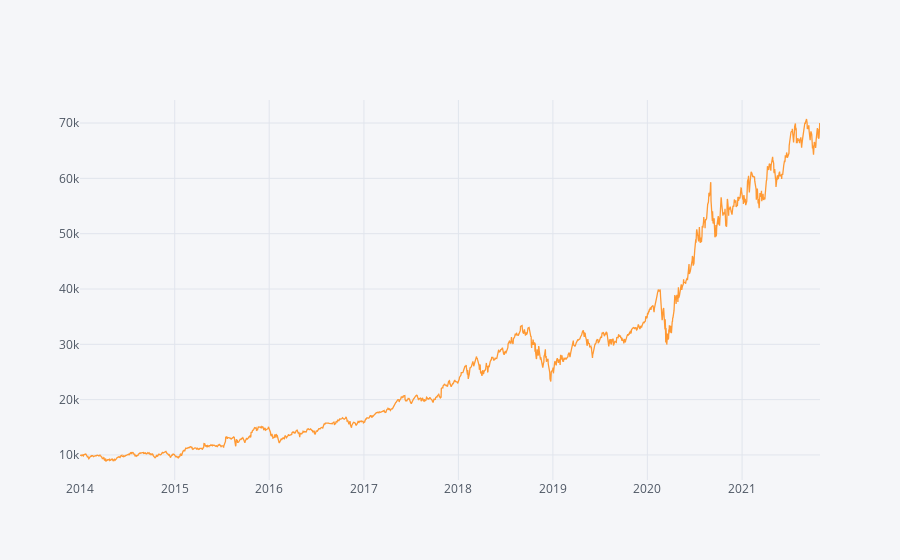

This figure's notebook cell:
### Markdown cell above
• Print the Absolute Return, Compound Annual Growth Rate, and Information Ratio for your fund.
• Pick an appropriate starting capital and generate an Equity Curve of the portfolio from your Red Belt Exercise. Typical illustrative equity curves begin at 10,000.00 units of currency.

### Code cell
import cufflinks as cf
cf.set_config_file(offline=True)

zai_fund = (seven_years.copy())
absolute_return = ((zai_fund['Close'].iloc[-1]-capital)/capital)*100
CAGR = (((zai_fund['Close'].iloc[-1]/capital)**(252/len(zai_fund)))-1)*100
CAGR1 = (((zai_fund['Close'].iloc[-1]/capital)**(365/(zai_fund.index[-1] - zai_fund.index[0]).days))-1)*100
information_ratio = (zai_fund.Close.pct_change().mean()/zai_fund.Close.pct_change().std())*((252) **0.5)

print(absolute_return)
print(CAGR1)
print(information_ratio)
zai_fund.Close.iplot()

### Figure 1 — Plotly figure (JSON) as saved in the notebook; plotly's stock layout.template omitted (floating-point values rounded to 4 significant figures; data arrays with more than 128 entries replaced by an {"elided": "..."} marker saying what was removed)
{"data": [{"line": {"color": "rgba(255, 153, 51, 1.0)", "dash": "solid", "shape": "linear", "width": 1.3}, "mode": "lines", "name": "Close", "text": "", "type": "scatter", "x": {"elided": "1973 str values"}, "y": {"elided": "1973 float values"}}], "layout": {"legend": {"bgcolor": "#F5F6F9", "font": {"color": "#4D5663"}}, "paper_bgcolor": "#F5F6F9", "plot_bgcolor": "#F5F6F9", "title": {"font": {"color": "#4D5663"}}, "xaxis": {"gridcolor": "#E1E5ED", "showgrid": true, "tickfont": {"color": "#4D5663"}, "title": {"font": {"color": "#4D5663"}, "text": ""}, "zerolinecolor": "#E1E5ED"}, "yaxis": {"gridcolor": "#E1E5ED", "showgrid": true, "tickfont": {"color": "#4D5663"}, "title": {"font": {"color": "#4D5663"}, "text": ""}, "zerolinecolor": "#E1E5ED"}}}
